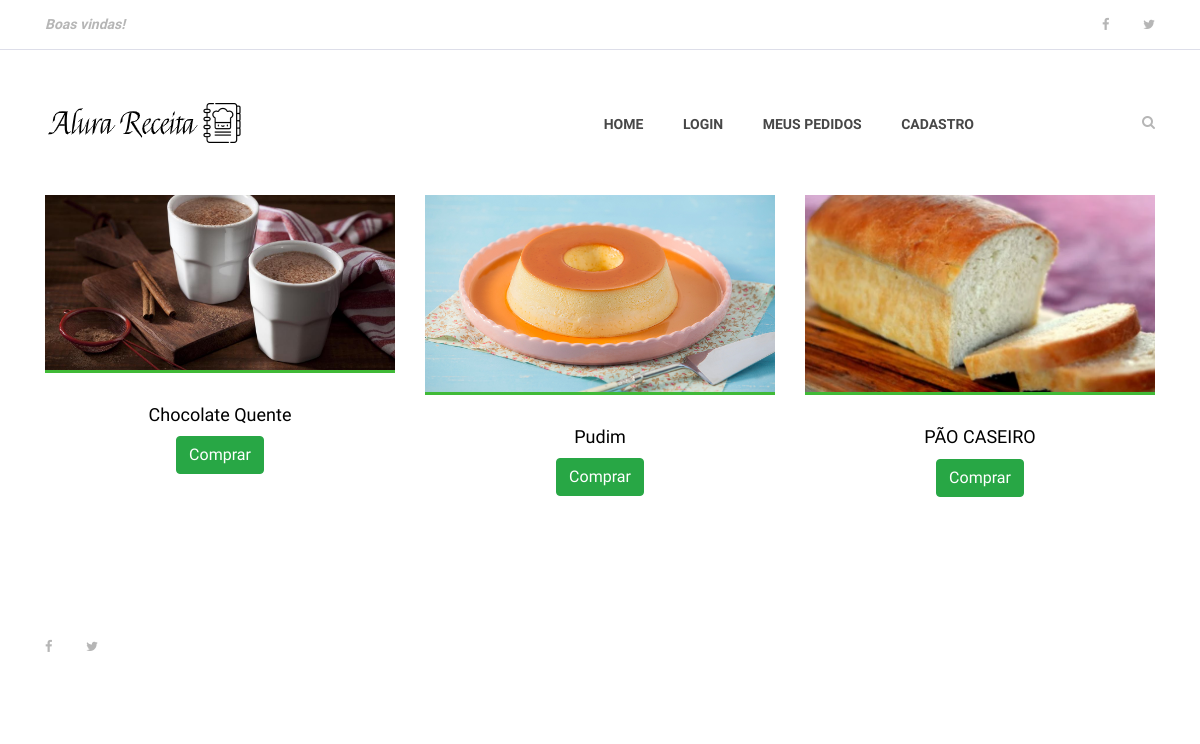
The app's page /, older data.
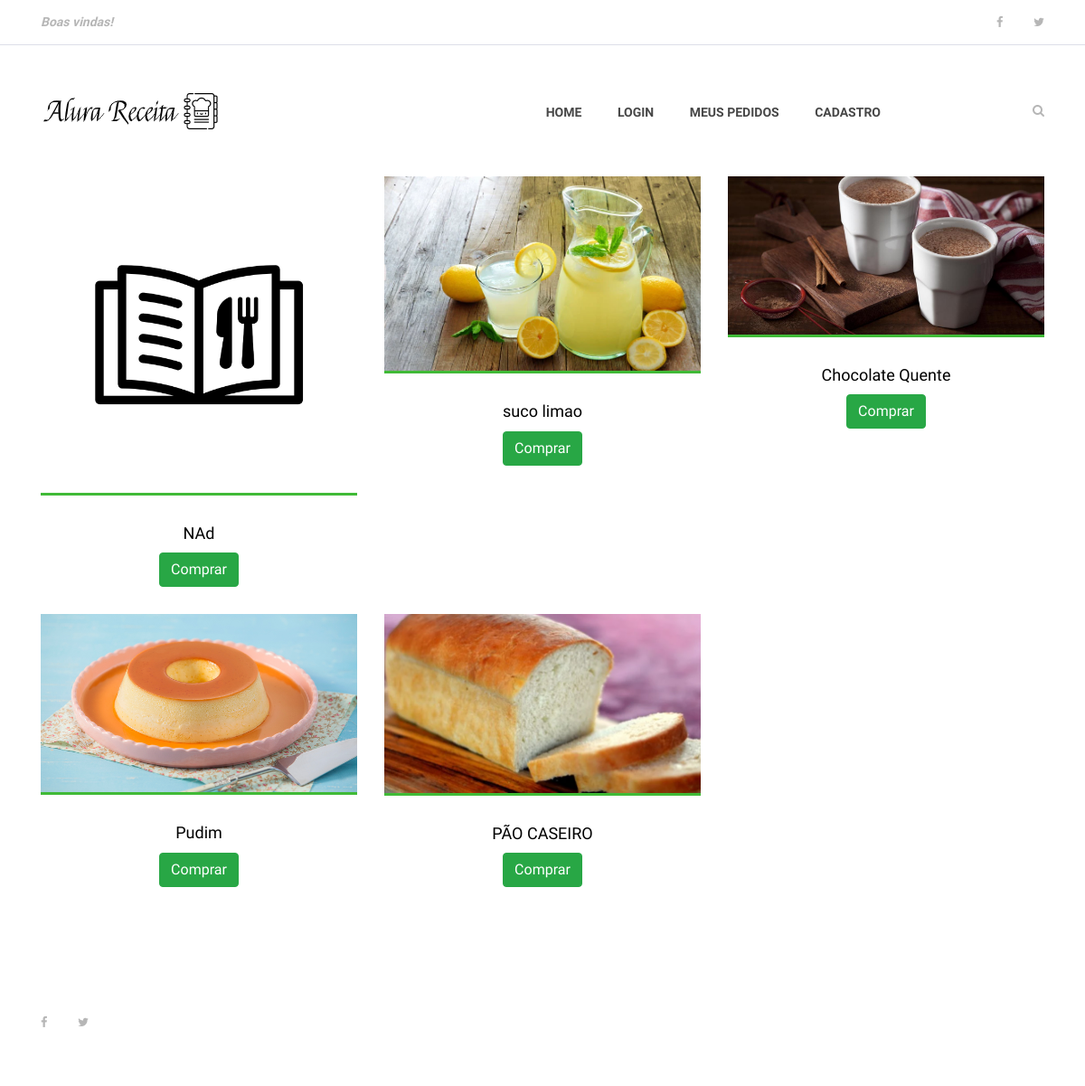
The same page, newer data.
### receitas/models.py (models this page shows, shortened)
class Receita(models.Model):
    nome_receita = models.CharField(max_length=255)
    ingredientes = models.TextField()
    modo_de_preparo = models.TextField()
    tempo_preparo = models.IntegerField()
    rendimento = models.CharField(max_length=100)
    categoria = models.CharField(max_length=100)
    data_receita = models.DateTimeField(default=datetime.now, blank=True)
    publicada = models.BooleanField(default=False)
    foto_receita = models.ImageField(
        upload_to='fotos/%d/%m/%Y', blank='True')
    preco = models.DecimalField(max_digits=4, decimal_places=2)
    pessoa = models.ForeignKey(User, on_delete=models.CASCADE)

### receitas/views.py (the view)
# urls.py: path('', views.index, name='index'),
def index(request):
    receitas = Receita.objects.order_by('-data_receita').filter(publicada=True)
    dados = {
        'receitas': receitas
    }
    return render(request, 'index.html', dados)

### templates/index.html (shortened to what this page needs)
{% extends 'base.html' %}
{% load static%}
{% block content %}
    {% include 'partials/menu.html' %}
    <section class="best-receipe-area">
        <div class="container">
            <div class="row">
                {% if receitas %}
                {% for receita in receitas %}
                <div class="col-12 col-sm-6 col-lg-4">
                    <div class="single-best-receipe-area mb-30">
                        {% if receita.foto_receita  == '' %}
                            <img src="{% static 'img/bg-img/foto_receita.png' %}" alt="">
                        {% else %}
                            <img src="{{ receita.foto_receita.url }}" alt="">
                        {% endif %}
                        <div class="receipe-content">
                            <a href="{% url 'receita'  receita.id %}">
                                <h5> {{ receita.nome_receita }} </h5>
                                <a href="" type="button" class="btn btn-success"> Comprar </a>
                            </a>
                        </div>
                    </div>
                </div>
                {% endfor %}
                {% endif %}
            </div>
        </div>
    </section>
    {% include 'partials/footer.html'%}
{% endblock %}

### templates/base.html (shortened to what this page needs)
{% load static %}
<!DOCTYPE html>
<html lang="pt-br">
<head>
    <link rel="stylesheet" href="{% static 'site.css' %}">
</head>
<body>
    {% block content %} {% endblock %}
</body>
</html>

### templates/partials/busca.html (shortened to what this page needs)
{% load static %}

### templates/partials/menu.html (shortened to what this page needs)
{% load static %}
    <header class="header-area">
        <div class="top-header-area">
            <div class="container h-100">
                <div class="row h-100 align-items-center justify-content-between">
                    <div class="col-12 col-sm-6">
                        <div class="breaking-news">
                            <div id="breakingNewsTicker" class="ticker">
                                <ul>
                                    <li><a href="">Boas vindas!</a></li>
                                </ul>
                            </div>
                        </div>
                    </div>
                    <div class="col-12 col-sm-6">
                        <div class="top-social-info text-right">
                            <a href="#"><i class="fa fa-facebook" aria-hidden="true"></i></a>
                            <a href="#"><i class="fa fa-twitter" aria-hidden="true"></i></a>
                        </div>
                    </div>
                </div>
            </div>
        </div>
        <div class="delicious-main-menu">
            <div class="classy-nav-container breakpoint-off">
                <div class="container">
                    <nav class="classy-navbar justify-content-between" id="deliciousNav">
                        <a class="nav-brand" href="{% url 'index' %}"><img src="{% static 'img/core-img/logo.png' %}" alt=""></a>
                        <div class="classy-menu">
                            <div class="classynav">
                                <ul>
                                    {% if user.is_authenticated %}
                                    <li><a href="{% url 'index' %}">Home</a></li>
                                    <li><a href="{% url 'dashboard' %}">Minhas Receitas</a></li>
                                    <li><a href="{% url 'cria_receita' %}">Criar Receita</a></li>
                                    <li><a href="{% url 'logout' %}">Logout</a></li>
                                    {% else %}
                                    <li><a href="{% url 'index' %}">Home</a></li>
                                    <li><a href="{% url 'login' %}">Login</a></li>
                                    <li><a href="">Meus Pedidos</a></li>
                                    <li><a href="{% url 'cadastro' %}">Cadastro</a></li>
                                    {% endif %}
                                </ul>
                                <div class="search-btn">
                                    <i class="fa fa-search" aria-hidden="true"></i>
                                </div>
                            </div>
                        </div>
                    </nav>
                </div>
            </div>
        </div>
    </header>

### templates/partials/footer.html (shortened to what this page needs)
{% load static %}
    <footer class="footer-area">
        <div class="container h-100">
            <div class="row h-100">
                <div class="col-12 h-100 d-flex flex-wrap align-items-center justify-content-between">
                    <div class="footer-social-info text-right">
                        <a href="#"><i class="fa fa-facebook" aria-hidden="true"></i></a>
                        <a href="#"><i class="fa fa-twitter" aria-hidden="true"></i></a>
                    </div>
                </div>
            </div>
        </div>
    </footer>

### blog_receitas/static/site.css (style rules this page uses)
* { margin: 0; padding: 0; }
body { font-family: "Open Sans", sans-serif; font-size: 14px; }
h1, h2, h3, h4, h5, h6 { color: #000000; line-height: 1.3; font-weight: 600; }
a, a:hover, a:focus { -webkit-transition-duration: 500ms; transition-duration: 500ms; text-decoration: none; outline: 0 solid transparent; color: #000000; font-weight: 600; font-size: 14px; color: #474747; }
ul, ol { margin: 0; }
ul li, ol li { list-style: none; }
img { height: auto; max-width: 100%; }
.mb-30 { margin-bottom: 30px !important; }
.header-area { position: relative; z-index: 100; width: 100%; }
.header-area .top-header-area { width: 100%; height: 50px; background-color: #ffffff; border-bottom: 1px solid #dddee9; }
.header-area .top-header-area .breaking-news { position: relative; z-index: 1; }
.header-area .top-header-area .breaking-news .ticker { width: 100%; text-align: left; position: relative; overflow: hidden; }
.header-area .top-header-area .breaking-news .ticker ul { width: 100%; position: relative; z-index: 1; }
.header-area .top-header-area .breaking-news .ticker ul li { display: none; width: 100%; }
.header-area .top-header-area .breaking-news .ticker ul li a { font-size: 14px; color: #b6b6b6; font-style: italic; }
.header-area .top-header-area .top-social-info a { display: inline-block; color: #b6b6b6; font-size: 13px; margin-right: 30px; }
.header-area .top-header-area .top-social-info a:last-child { margin-right: 0; }
.header-area .delicious-main-menu { position: relative; width: 100%; z-index: 100; height: 145px; }
.header-area .delicious-main-menu .classy-nav-container { background-color: transparent; }
.header-area .delicious-main-menu .classy-navbar { height: 145px; padding: 0; }
.header-area .delicious-main-menu .classy-navbar .classynav ul li a { font-weight: 600; }
.header-area .delicious-main-menu .classy-navbar .classynav > ul > li > a { text-transform: uppercase; padding: 12px 18px 11px; background-color: transparent; border-bottom: 3px solid transparent; line-height: 1; color: #474747; font-weight: 600; }
.header-area .delicious-main-menu .classynav .search-btn { color: #b6b6b6; margin-left: 150px; cursor: pointer; -webkit-transition-duration: 500ms; transition-duration: 500ms; }
.header-area .delicious-main-menu .classynav .search-btn i { -webkit-transition-duration: 500ms; transition-duration: 500ms; }
.best-receipe-area { position: relative; z-index: 1; padding-bottom: 50px; }
.single-best-receipe-area { position: relative; z-index: 1; }
.single-best-receipe-area img { border-bottom: 3px solid #40ba37; }
.single-best-receipe-area .receipe-content { padding-top: 30px; text-align: center; }
.single-best-receipe-area .receipe-content h5 { font-size: 18px; margin-bottom: 10px; font-weight: 400; -webkit-transition-duration: 500ms; transition-duration: 500ms; }
.footer-area { position: relative; z-index: 1; width: 100%; height: 140px; background-color: #ffffff; }
.footer-area .footer-social-info { padding-right: 15px; }
.footer-area .footer-social-info a { display: inline-block; color: #b6b6b6; font-size: 13px; margin-right: 30px; }
.footer-area .footer-social-info a:last-child { margin-right: 0; }

Row changes from the older to the newer data that the page shows:
added Receita: nome_receita "NAd"
added Receita: foto_receita (picture), nome_receita "suco limao"
